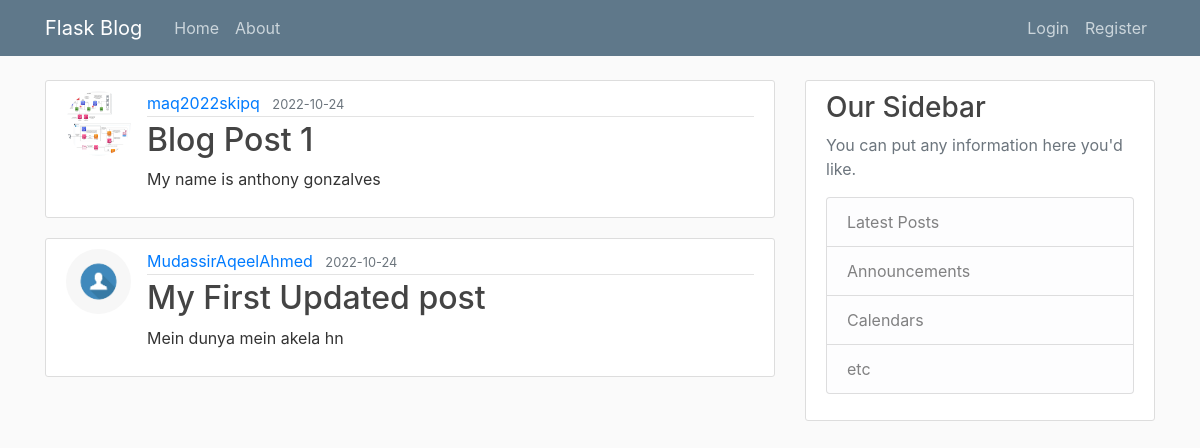
The page /home on the database its author committed.
### flaskblog/models.py (models this page shows, shortened)
class Post(db.Model):
    id = db.Column(db.Integer, primary_key=True)
    title = db.Column(db.String(100), nullable=False)
    date_posted = db.Column(db.DateTime, nullable=False, default=datetime.utcnow)
    content = db.Column(db.Text, nullable=False)
    user_id = db.Column(db.Integer, db.ForeignKey('user.id'), nullable=False)

class User(db.Model, UserMixin):
    id = db.Column(db.Integer, primary_key=True)
    username = db.Column(db.String(20), unique=True, nullable=False)
    email = db.Column(db.String(120), unique=True, nullable=False)
    image_file = db.Column(db.String(20), nullable=False, default='default.jpg')
    password = db.Column(db.String(60), nullable=False)
    posts = db.relationship('Post', backref='author', lazy=True)

### flaskblog/routes.py (the view)
@app.route("/")
@app.route("/home")
def home():
    posts = Post.query.all() # to access all the posts from the database
    return render_template('home.html', posts=posts)

### flaskblog/templates/home.html
{% extends 'layout.html' %}
{% block content %}
    {% for post in posts %}
        <article class="media content-section">
            <img class="rounded-circle article-img" src="{{ url_for('static', filename='profile_pics/' + post.author.image_file) }}">
            <div class="media-body">
                <div class="article-metadata">
                    <a class="mr-2" href="#">{{ post.author.username }}</a>
                    <small class="text-muted">{{ post.date_posted.strftime('%Y-%m-%d') }}</small>
                </div>
            <h2><a class="article-title" href="{{ url_for('post', post_id=post.id) }}">{{ post.title }}</a></h2>
            <p class="article-content">{{ post.content }}</p>
            </div>
        </article>
    {% endfor %}
{% endblock content %}

### flaskblog/templates/layout.html (shortened to what this page needs)
<!DOCTYPE html>
<html>
<head>
    <link rel="stylesheet" href="https://maxcdn.bootstrapcdn.com/bootstrap/4.0.0/css/bootstrap.min.css">
    <link rel="stylesheet" type="text/css" href="{{ url_for('static', filename='main.css') }}">
</head>
<body>
    <header class="site-header">
      <nav class="navbar navbar-expand-md navbar-dark bg-steel fixed-top">
        <div class="container">
          <a class="navbar-brand mr-4" href="/">Flask Blog</a>
          <div class="collapse navbar-collapse" id="navbarToggle">
            <div class="navbar-nav mr-auto">
              <a class="nav-item nav-link" href=" {{url_for('home') }} ">Home</a>
              <a class="nav-item nav-link" href=" {{url_for('about') }} ">About</a>
            </div>
            <div class="navbar-nav">
              {% if current_user.is_authenticated %}
                <a class="nav-item nav-link" href=" {{url_for('new_post') }} ">New Post</a>
                <a class="nav-item nav-link" href=" {{url_for('account') }} ">Account</a>
                <a class="nav-item nav-link" href=" {{url_for('logout') }} ">Logout</a>
              {% else %}
                <a class="nav-item nav-link" href=" {{url_for('login') }} ">Login</a>
                <a class="nav-item nav-link" href=" {{url_for('register') }} ">Register</a>
              {% endif %}
            </div>
          </div>
        </div>
      </nav>
    </header>
    <main role="main" class="container">
      <div class="row">
        <div class="col-md-8">
          {% block content %}{% endblock %}
        </div>
        <div class="col-md-4">
          <div class="content-section">
            <h3>Our Sidebar</h3>
            <p class='text-muted'>You can put any information here you'd like.
              <ul class="list-group">
                <li class="list-group-item list-group-item-light">Latest Posts</li>
                <li class="list-group-item list-group-item-light">Announcements</li>
                <li class="list-group-item list-group-item-light">Calendars</li>
                <li class="list-group-item list-group-item-light">etc</li>
              </ul>
            </p>
          </div>
        </div>
      </div>
    </main>
</body>
</html>

### flaskblog/static/main.css (style rules this page uses)
body { background: #fafafa; color: #333333; margin-top: 5rem; }
h1, h2, h3, h4, h5, h6 { color: #444444; }
.bg-steel { background-color: #5f788a; }
.site-header .navbar-nav .nav-link { color: #cbd5db; }
.content-section { background: #ffffff; padding: 10px 20px; border: 1px solid #dddddd; border-radius: 3px; margin-bottom: 20px; }
.article-title { color: #444444; }
.article-content { white-space: pre-line; }
.article-img { height: 65px; width: 65px; margin-right: 16px; }
.article-metadata { padding-bottom: 1px; margin-bottom: 4px; border-bottom: 1px solid #e3e3e3 }

### rows shown on the page
Post: image_file (picture), author.username "maq2022skipq", date_posted "2022-10-24", title "Blog Post 1", content "My name is anthony gonzalves"
Post: image_file (placeholder picture), author.username "MudassirAqeelAhmed", date_posted "2022-10-24", title "My First Updated post", content "Mein dunya mein akela hn"
